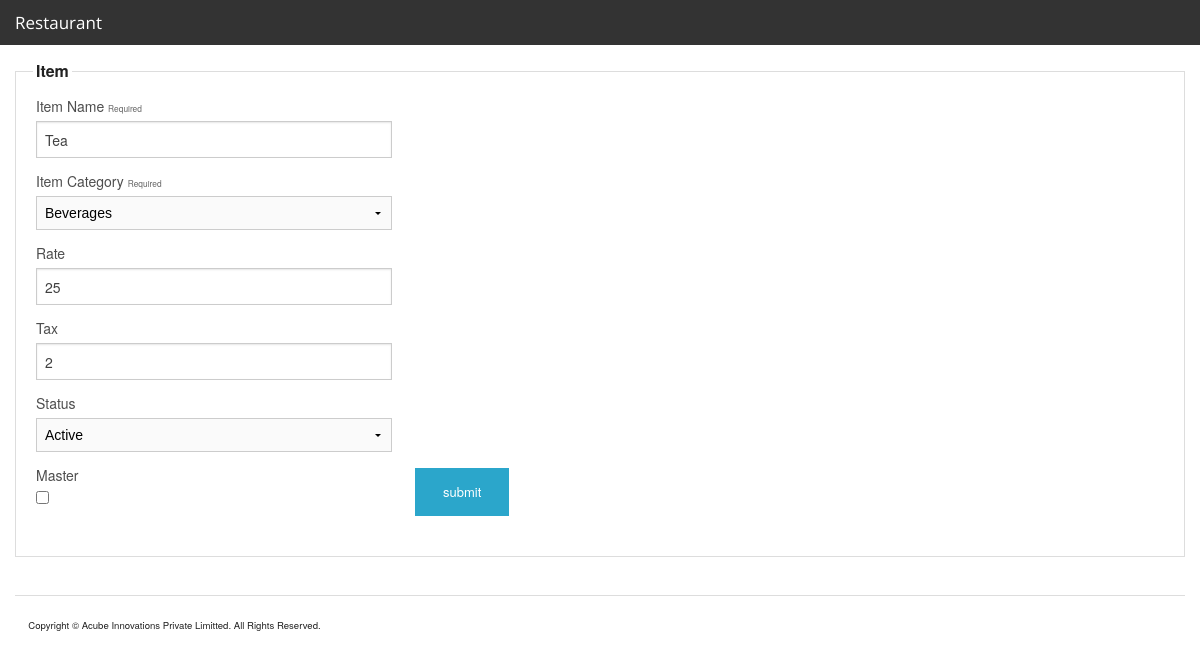
The page /admin/item.php?id=1 (signed in) on the database its author committed.
### tables this page shows
CREATE TABLE IF NOT EXISTS `items` (
  `id` int(11) NOT NULL AUTO_INCREMENT,
  `name` varchar(255) NOT NULL,
  `item_category_id` int(11) NOT NULL,
  `rate` double NOT NULL,
  `tax` double NOT NULL,
  `status_id` int(11) NOT NULL,
  `from_master_kitchen` tinyint(1) NOT NULL DEFAULT '0',
  PRIMARY KEY (`id`)
);

CREATE TABLE IF NOT EXISTS `item_categories` (
  `id` int(11) NOT NULL AUTO_INCREMENT,
  `name` varchar(255) NOT NULL,
  `status_id` int(11) NOT NULL,
  `parent_id` int(11) DEFAULT NULL COMMENT 'Category may have valid parent category',
  PRIMARY KEY (`id`)
);

### include/class/class_page/class_page.php (called while the page is built, shortened)
<?php
class Page {
	var $connection_list = array();
	var $conf_list = array();
	var $menuconf_list = array();
	var $class_list = array();
	var $function_list = array();
	var $root_path='./';
	var $module_path='modules/';
	var $module = "" ;
	var $style='';
	var $script='';
	var $print_page='';
	function display(){
		$debug_output .= ob_get_contents();
		if(count($this->conf_list) > 0){
			foreach ($this->conf_list as $conf_file){
				$debug_output .= ob_get_contents();
			}
		}
		if(count($this->connection_list) > 0){
			foreach ($this->connection_list as $connection_file){
				$debug_output .= ob_get_contents();
			}
		}
		if(count($this->menuconf_list) > 0){
			foreach ($this->menuconf_list as $menuconf_file){
				$debug_output .= ob_get_contents();
			}
		}
		if(count($this->function_list) > 0){
			foreach ($this->function_list as $function_file){
				$debug_output .= ob_get_contents();
			}
		}
		if(trim($this->module) != ""){
			$debug_output .= ob_get_contents();
		}
		if(count($this->class_list) > 0){
			foreach ($this->class_list as $class_file){
				$debug_output .= ob_get_contents();
				$debug_output .= ob_get_contents();
			}
		}
		if(trim($this->module) != ""){
			$filename = $this->root_path.$this->module_path.$this->module."/style.css";
			if (file_exists( $filename)) {
				$this->style.='<link rel="stylesheet" type="text/css" href="'.$filename.'">';
			}else{
				$debug_output .= 'File :: '.$filename ." not exists <br/>";
			}
			$filename = $this->root_path.$this->module_path.$this->module."/script.js";
			if (file_exists($filename)) {
				$this->script.='<script src="'.$filename.'" language="JavaScript" type="text/JavaScript"></script>';
			}else{
				$debug_output .= 'File :: '.$filename ." not exists. <br/>";
			}
		}
		if(trim($this->module) != ""){
			$filename = $this->root_path.$this->module_path.$this->module."/functions.php";
			if (file_exists($filename)) {
				ob_start();
				include($filename);
				$this->print_page .= ob_get_contents();
				ob_end_clean();
			}else{
				$debug_output .= ob_get_contents();
			}
			$filename = $this->root_path.$this->module_path.$this->module."/code.php";
			if (file_exists($filename)) {
				include($filename);
				$this->print_page .= ob_get_contents();
			}else{
				ob_start();
				echo 'File :: '.$filename ." not exists. <br/>";
				$debug_output .= ob_get_contents();
				ob_end_clean();
			}
			$filename = $this->root_path.$this->module_path.$this->module."/style.php";
			if (file_exists($filename)) {
				ob_start();
				include($filename);
				$this->style.='<style>';
				$this->style .= ob_get_contents();
				$this->style.='</style>';
				ob_end_clean();
			}else{
				$debug_output .='File :: '.$filename ." not exists. <br/>";
			}
						$filename = $this->root_path.$this->module_path.$this->module."/script.php";
			if (file_exists($filename)) {
				ob_start();
				include($filename);
				$this->script.='<script language="JavaScript" type="text/JavaScript">';
				$this->script .= ob_get_contents();
				$this->script.='</script>';
				ob_end_clean();
			}else{
				$debug_output .='File :: '.$filename ." not exists. <br/>";
			}
			$filename = $this->root_path.$this->module_path.$this->module."/view.php";
			if (file_exists($filename)) {
				include($filename);
				$this->print_page .= ob_get_contents();
			}else{
				ob_start();
				echo 'File :: '.$filename ." not exists. <br/>";
				$debug_output .= ob_get_contents();
				ob_end_clean();
			}
		}
	}
}
?>

### admin/item.php (called while the page is built, shortened)
<?php session_start();
require(ROOT_PATH.'include/class/class_page/class_page.php');
$page = new Page;
	$page->root_path = ROOT_PATH;
	$page->current_url = $current_url;
	$page->title = "Acube MVC";
	$page->page_name = 'index';
	$page->layout = 'restaurant.html';
    $page->conf_list = array("conf.php");
    $page->menuconf_list = array("menu_conf.php");
	$page->connection_list = array("connection.php");
	$page->function_list = array("functions.php");
	$page->class_list = array("class_item.php","class_itemcategory.php");
	$page->access_list = array("ADMINISTRATOR");
    $index=0;
    $content_list[$index]['file_name']='admin/inc_right_menu.php';
    $content_list[$index]['var_name']='right_menu';
	$page->content_list = $content_list;
	$page->module_path = 'modules/item/';
    $page->module = 'update';
	$page->display();
?>

### modules/item/update/code.php (called while the page is built, shortened)
<?php
$item=new item($myconnection);
$item->connection=$myconnection;
$item_category=new ItemCategory($myconnection);
$item_category->connection=$myconnection;
$arr_item_category=$item_category->get_list_array();
	if(isset($_GET['id'])){
		$item->id=$_GET['id'];
		$item->get_details();
	}
?>

### include/class/class_item/class_item.php (called while the page is built, shortened)
<?php
Class item{
	var $connection ="";
	var $id  =  gINVALID;
function get_details()
{
	if($this->id >0){
		$strSQL = "SELECT id,name,item_category_id,rate,tax,status_id,from_master_kitchen FROM items WHERE id = '".$this->id."'";
		$rsRES	= mysql_query($strSQL,$this->connection) or die(mysql_error().$strSQL);
		 if(mysql_num_rows($rsRES) > 0){
			$user 	= mysql_fetch_assoc($rsRES);
			$this->id 		= $user['id'];
			$this->name 	= $user['name'];
			$this->item_category_id= $user['item_category_id'];
			$this->rate= $user['rate'];
			$this->tax= $user['tax'];
			$this->status_id= $user['status_id'];
			$this->from_master_kitchen= $user['from_master_kitchen'];
			return true;
			}else{
			return false;
			}
			}else{
			return false;
			}
}
}
?>

### include/class/class_itemcategory/class_itemcategory.php (called while the page is built, shortened)
<?php
class ItemCategory{
	var  $connection;
function get_list_array()
	{
        	$item_category = array();$i=0;
			$strSQL = "SELECT  id,name,status_id,parent_id FROM item_categories";
			$rsRES = mysql_query($strSQL,$this->connection) or die(mysql_error(). $strSQL );
			if ( mysql_num_rows($rsRES) > 0 )
				 {
					while ( list ($id,$name,$status_id,$parent_id) = mysql_fetch_row($rsRES) ){
						$item_category[$i]["id"] =  $id;
						$item_category[$i]["name"] = $name;
						$item_category[$i]["status_id"] = $status_id;
						$item_category[$i]["parent_id"] = $parent_id;
						$i++;
           		 		}
            		return $item_category;
       			}else{
					$this->error_number = 4;
					$this->error_description="Can't list item";
					return false;
    				}
		}
}

### include/conf/conf.php (called while the page is built, shortened)
<?php
$g_ARRAY_LIST_STATUS = array();
$g_ARRAY_LIST_STATUS[0]["id"] = 1;
$g_ARRAY_LIST_STATUS[0]["name"] = "Active";
$g_ARRAY_LIST_STATUS[1]["id"] = 2;
$g_ARRAY_LIST_STATUS[1]["name"] = "Inactive";
?>

### modules/item/update/view.php (the view, shortened to what this page needs)
	<form data-abide target="_self" method="post" action="" name="frmlogin">
	<fieldset>
    <legend>Item</legend>
	<div class="row">
		<div class="large-4 columns">
		   <label for="Itemname">Item Name <small>required</small></label>
		  <input placeholder=""  required pattern="[a-zA-Z]+"  type="text" name="name" value="<?php echo $item->name; ?>"/ >
		</div>
	</div>
	<div class="row">
		<div class="large-4 columns">
		  <label for="listitemcat">Item Category <small>required</small></label>
		<td><?php echo populate_list_array("lisitemcategory", $arr_item_category, 'id','name', $item->item_category_id,$disable=false);?></td>
		</div>
	</div>
<div class="row">
		<div class="large-4 columns">
			<label for="rate">Rate </label>
		  <input placeholder=""  type="text" name="rate" value="<?php echo $item->rate; ?>" id= "name"/ >
		</div>
	</div>
  <div class="row">
		<div class="large-4 columns">
		   <label for="Tax">Tax </label>
		  <input placeholder=""  type="text" name="tax" value="<?php echo $item->tax;?>" id= "name"/ >
		</div>
	</div>
 <div class="row">
    <div class="large-4 columns">
      <label for ="item_statusid">Status</label>
      <?php echo populate_list_array("lststatus", $g_ARRAY_LIST_STATUS, 'id', 'name', $item->status_id,$disable=false);?>
     </div>
  </div>
  <div class="row">
	<div class="large-4 columns">
   			<label for="chkmaster">Master </label>
   			<input id="chk" type="checkbox" value="1" name="chkmaster"  <?php if($item->from_master_kitchen == 1) {?>checked="checked" <?php } ?>>
 			 </div>
		<div class="row">
		<div class="large-4 columns">
			<input class="small button" value="submit" type="submit" name="submit" >
		</div>
	</fieldset>
</form>

### include/functions/functions.php (shortened to what this page needs)
<?php
function populate_list_array($objname, $array_list, $value_array, $display_array, $defaultvalue=-1,$disable=false){
?>
<select  name="<?php echo $objname; ?>" <?php if ($disable == true){?> disabled="true"<?php } ?> >
	<?php foreach ($array_list as $value) { ?><option <?php if( $defaultvalue == $value[$value_array]){ ?> selected="selected"<?php } ?> value="<?php echo $value[$value_array]; ?>"><?php echo $value[$display_array]; ?></option>
	<?php }  ?>
</select>
<?php }
?>

### rows shown on the page
items: name "Tea", lisitemcategory "Beverages", rate "25", tax "2", lststatus "Active"
